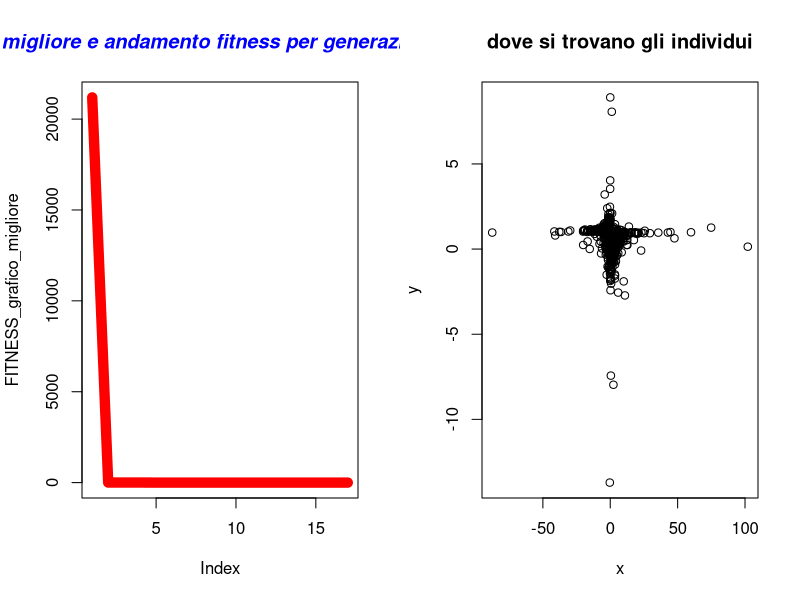

R code for this plot:
#https://www.agnesevardanega.eu/wiki/r/grafici/parametri_grafici   link per parametri grafici
#  Author Nicola Bernabè ver 1.0 8/11/2021
#Implementation of the Discendent Evolution algoritm for Benchmarks
#

#prendo 2 individui che saranno i genitori presi casualmente dalla popolazione
mutazione_crossover_selezione<-function(Population,MAX_DIMENSION_POPULATION,genitori_1_2,CROSS_OVER_PROBABILITY,parametro_q,ub,lb,min_max,FUNZIONE_COSTO){
    #message(genitori_1_2[1]," rgrg ",genitori_1_2[2])
    #print(Population[1][genitori_1_2[1]])
    g1<-c(Population[1,genitori_1_2[1]],Population[2,genitori_1_2[1]],Population[3,genitori_1_2[1]])#k
    g2<-c(Population[1,genitori_1_2[2]],Population[2,genitori_1_2[2]],Population[3,genitori_1_2[2]])#p1
    g3<-c(Population[1,genitori_1_2[3]],Population[2,genitori_1_2[3]],Population[3,genitori_1_2[3]])#p2
    g4<-c(Population[1,genitori_1_2[4]],Population[2,genitori_1_2[4]],Population[3,genitori_1_2[4]])#p3
    x<-g2[1]+parametro_q*(g3[1]-g4[1])
    y<-g2[2]+parametro_q*(g3[2]-g4[2])
    if(x>ub[1]){
        x<-ub[1]
    }
    if(x<lb[1]){
        x<-lb[1]
    }
    if(y>ub[2]){
        y<-ub[2]
    }
    if(y<lb[2]){
        y<-lb[2]
    }
    mutazione<-c(x,y)#dopo aggiungo fitness
    #operatore crossover
    
    if(runif(1,  0,1)<=CROSS_OVER_PROBABILITY){
        if(runif(1,  0,1)<=0.5){#bisogna fare in modo che il figlio erediti qualcosa dal padre
            mutazione[1]<-g1[1]
            
        }else{
            mutazione[2]<-g1[2]
        }
        

    }#altrimenti g1 rimane invariato
    fitness<-FUNZIONE_COSTO(mutazione[1],mutazione[2])
    mutazione<-c(mutazione[1],mutazione[2],fitness)#dopo aggiungo fitness
    #2 motodo per crossover
    'I_1_e_I_2<-sample(1:(100), 2)
    I_1<-0
    I_2<-0
    if(I_1_e_I_2[1]<=I_1_e_I_2[2]){
        I_1<-I_1_e_I_2[1]
        I_2<-I_1_e_I_2[2]
    }else{
        I_1<-I_1_e_I_2[2]
        I_2<-I_1_e_I_2[1]
        
    }
    random_n<-sample(1:100, 1)
    if(random_n>=I_1 & random_n<=I_2){#metto direttamente i valori nella popolazione
        Population[1,genitori_1_2[1]]<-mutazione[1]
        Population[2,genitori_1_2[1]]<-mutazione[2]
        Population[3,genitori_1_2[1]]<-mutazione[3]
    }else{
        Population[1,genitori_1_2[1]]<-g1[1]
        Population[2,genitori_1_2[1]]<-g1[2]
        Population[3,genitori_1_2[1]]<-g1[3]
    }'
    #operazione selezione
    if(min_max==-1){#minimizzare
        if(mutazione[3]<=g1[3]){#controllo fitness
        Population[1,genitori_1_2[1]]<-mutazione[1]
        Population[2,genitori_1_2[1]]<-mutazione[2]
        Population[3,genitori_1_2[1]]<-mutazione[3]
    }else{
        Population[1,genitori_1_2[1]]<-g1[1]
        Population[2,genitori_1_2[1]]<-g1[2]
        Population[3,genitori_1_2[1]]<-g1[3]

    }
    }else{#massimizzare
    if(mutazione[3]>=g1[3]){#controllo fitness
        Population[1,genitori_1_2[1]]<-mutazione[1]
        Population[2,genitori_1_2[1]]<-mutazione[2]
        Population[3,genitori_1_2[1]]<-mutazione[3]
    }else{
        Population[1,genitori_1_2[1]]<-g1[1]
        Population[2,genitori_1_2[1]]<-g1[2]
        Population[3,genitori_1_2[1]]<-g1[3]

    }


    }
    
    #print(g1[1][genitori_1_2[1]])
    
    #print(Population)
    #print(Population[1,genitori_1_2[1]])
    return(Population)
}
aggiorno_file_individui<-function(Population,MAX_DIMENSION_POPULATION,generazione){
                individuo<-c()
                x<-c()
                y<-c()
                fitness<-c()
                for(i in 1:MAX_DIMENSION_POPULATION) {
                    x<-c(x,Population[1,i])
                    y<-c(y,Population[2,i])
                    fitness<-c(fitness,Population[3,i])
                    
                    }
            df<-data.frame(x,y,fitness)
            #nome_file<-"generazione"+generazione+".cvs"
            nome_file = paste("DE Popolazione generazione ",generazione,".txt",sep="")
            #write.csv(df, file=nome_file,sep=";",row.names=FALSE)
            write.table(df, file= nome_file,sep=";",row.names=FALSE)
            }



#aggiorni migliore fitness
aggiorna_fitness<-function(BEST_FITNESS,Migliore_fitness_generazione){
            BEST_FITNESS[1]<-Migliore_fitness_generazione[1]
            BEST_FITNESS[2]<-Migliore_fitness_generazione[2]
            BEST_FITNESS[3]<-Migliore_fitness_generazione[3]
    return(BEST_FITNESS)


}

#scorro su tutti gli individui e cerco il fitneess migliore
controllo_migliore_fitness<-function(Population,MAX_UNKNOWNS,min_max){
    BEST_FITNESS<-c(Population[1,1],Population[2,1],Population[3,1])
    for(i in 2:dim(Population)[2]) {
        if(BEST_FITNESS[3]>Population[3,i] && min_max==-1){#minimizzo
            BEST_FITNESS[1]<-Population[1,i]
            BEST_FITNESS[2]<-Population[2,i]
            BEST_FITNESS[3]<-Population[3,i]

        }else if(BEST_FITNESS[3]<Population[3,i] && min_max==1){
            BEST_FITNESS[1]<-Population[1,i]
            BEST_FITNESS[2]<-Population[2,i]
            BEST_FITNESS[3]<-Population[3,i]
        }


    }

    return(c(BEST_FITNESS[1],BEST_FITNESS[2],BEST_FITNESS[3]))
}




#inizializzo la matrice
inizializzazione<-function(ub, lb,MAX_UNKNOWNS,MAX_DIMENSION_POPULATION,FUNZIONE_COSTO){
    Population<-matrix(1:1,nrow <- MAX_UNKNOWNS+1, ncol <- MAX_DIMENSION_POPULATION)#oltre alla x e y ci aggiungo anche la fitness, così ho 3 righe
    numero_casuale_x<-1
    numero_casuale_y <-1
    for(i in 1:dim(Population)[2]) {
        numero_casuale_x <- runif(1, lb[1],ub[1] )
        numero_casuale_y <- runif(1,  lb[2],ub[2])
        Population[1,i] <-numero_casuale_x
        Population[2,i] <-numero_casuale_y
        Population[3,i] <-FUNZIONE_COSTO(Population[1,i],Population[2,i])

    }


    return (Population)
}


mainDE<-function(ub,lb,MAX_UNKNOWNS,MAX_DIMENSION_POPULATION,MAXIMUM_GENERATION_NUMBER,STAZIONARIETA,precisione,min_max,stampo_generazione,CROSS_OVER_PROBABILITY,parametro_q,FUNZIONE_COSTO){
    

    Population<-inizializzazione(ub, lb,MAX_UNKNOWNS,MAX_DIMENSION_POPULATION,FUNZIONE_COSTO)#inizializzo la popolazione
    BEST_FITNESS<-controllo_migliore_fitness(Population,MAX_UNKNOWNS,min_max)
    FITNESS_grafico_migliore<-c()
    FITNESS_grafico_migliore_generazione<-c()
    #iterazioni calcolo per trovare il minimo
    indice_stazionarieta<-0#aumenta ad ogni generazione
    n_generazioni<-0
    for(i in 1:MAXIMUM_GENERATION_NUMBER){
        n_generazioni<-i
        for(j_iterazioni_individui in 1:MAX_DIMENSION_POPULATION/2){#mescolo e faccio accoppiare gli individui della generazione corrente
            genitori_1_2_indici<-sample(1:(MAX_DIMENSION_POPULATION), 4)#4 individui casuali e sono sicuro che siano diversi grazie alla funzione
            Population<-mutazione_crossover_selezione(Population,MAX_DIMENSION_POPULATION,genitori_1_2_indici,CROSS_OVER_PROBABILITY,parametro_q,ub,lb,min_max,FUNZIONE_COSTO)
            #print(Population)

            
            
            #print(BEST_FITNESS)


        }
        Migliore_fitness_generazione<-controllo_migliore_fitness(Population,MAX_UNKNOWNS,min_max)
        #print(Migliore_fitness_generazione)
        if(Migliore_fitness_generazione[3]<BEST_FITNESS[3]  && min_max==-1){#minimizzo
            BEST_FITNESS<-aggiorna_fitness(BEST_FITNESS,Migliore_fitness_generazione)
            indice_stazionarieta=0#ritorno a 0 la stazionarietà
            message("migliore soluzione-> x ",BEST_FITNESS[1]," y ",BEST_FITNESS[2]," fitness ",BEST_FITNESS[3])
        }else if(Migliore_fitness_generazione[3]>BEST_FITNESS[3]  && min_max==1){#minimizzo
            BEST_FITNESS<-aggiorna_fitness(BEST_FITNESS,Migliore_fitness_generazione)
            indice_stazionarieta=0#ritorno a 0 la stazionarietà
            message("migliore soluzione-> x ",BEST_FITNESS[1]," y ",BEST_FITNESS[2]," fitness ",BEST_FITNESS[3])
        }
        FITNESS_grafico_migliore<-c(FITNESS_grafico_migliore,BEST_FITNESS[3])
        FITNESS_grafico_migliore_generazione<-c(FITNESS_grafico_migliore_generazione,Migliore_fitness_generazione[3])

        if(indice_stazionarieta>=STAZIONARIETA){
            message("troppo stazionaria ","generazione-> ",i," stazionario->",indice_stazionarieta)
            aggiorno_file_individui(Population,MAX_DIMENSION_POPULATION,i)
            break
        }else{
            indice_stazionarieta=indice_stazionarieta+1
        }
        if((i%%stampo_generazione)==0){#stampo così so che sta facendo qualcosa
        
            message("generazione-> ",i," stazionario->",indice_stazionarieta)
            aggiorno_file_individui(Population,MAX_DIMENSION_POPULATION,i)
            

        }
        if(BEST_FITNESS[3]<precisione && min_max==-1){
            message("finito algoritmo DE, sono riuscito ad avere una soluzione molto buona ed è ",BEST_FITNESS[3]," alla generazione-> ",i)
            aggiorno_file_individui(Population,MAX_DIMENSION_POPULATION,i)
            break
        }else if(BEST_FITNESS[3]>precisione && min_max==1){
            message("finito algoritmo DE, sono riuscito ad avere una soluzione molto buona ed è ",BEST_FITNESS[3]," alla generazione-> ",i)
            aggiorno_file_individui(Population,MAX_DIMENSION_POPULATION,i)
            break
        }
            
        
    }
    windows()
    par(mfrow=c(1,2))
    plot(FITNESS_grafico_migliore, type="l", col="red",lwd=10)
    #lines(FITNESS_grafico_migliore_generazione, type="l", col="blue",lty=5)
    title(main="migliore e andamento fitness per generazione", col.main="blue", font.main="4")

    x_individui<-c()
    y_individui<-c()
    for(x_y in 1:MAX_DIMENSION_POPULATION){
        x_individui<-c(x_individui,Population[1,x_y])
        y_individui<-c(y_individui,Population[2,x_y])

    }

    plot(x_individui, y_individui, xlab="x",ylab="y", main="dove si trovano gli individui") 
    BEST_FITNESS<-list(BEST_FITNESS,"DE",n_generazioni)
    return(BEST_FITNESS)
 
}

#miliardo
#ub<-c(1000000000,1000000000)  # upper bound of the unknowns
#lb<-c(-1000000000,-1000000000)  #lower bound of the unknowns
#aumeto_diminuisco_percentuale_valore=0.1
#milione
#ub<-c(1000000,1000000)  # upper bound of the unknowns
#lb<-c(-1000000,-1000000)  #lower bound of the unknowns
#aumeto_diminuisco_percentuale_valore=0.1
#mille
#ub<-c(100,100)  # upper bound of the unknowns
#lb<-c(-100,-100)  #lower bound of the unknowns

ub<-c(512,512)  
lb<-c(-512,-512)

parametro_q=0.1
#parametro_q=0.5
MAX_UNKNOWNS<-2  #numero variabili
MAX_DIMENSION_POPULATION<-1000#dimensione popolazione
CROSS_OVER_PROBABILITY<-0.65#probabilità per ogni generazione di usare il cross-over   in generale 0.65
   


MAXIMUM_GENERATION_NUMBER<-1000000
STAZIONARIETA<-10000
min_max<--1#-1 minimizzo,1 massimizzo
stomp_file_percetuale_gen=0.10#in percentuale
stampo_generazione<-MAXIMUM_GENERATION_NUMBER/stomp_file_percetuale_gen#quando creare file degli individui
#massimizzo
#precisione<-11.999999#Parabolic Function
#precisione<-79.999#rastrigin function 
#precisione<-414.23847913128#Parabolic Function

#minimizzo
precisione<-0.001#
#precisione<--0.999999#Easom function
#precisione<-0.2925789999#Schaffer function N. 4 f(0,+-1.25313)=0.292579
#precisione<--0.999999#per funzioni con minimo negativo
#precisione<--959.6406#Eggholder function   f(512,404.2319)=-959.6407   i domini x e y   ub<-c(512,512)  lb<-c(-512,-512)


FUNZIONE_COSTO<-function(x,y){
    #z<-(100*(y-(x)^2)^2)+(1-x)^2#FUNZIONE_COSTO banana  f(1,1)=0
    #z<-((1-x)^2)+100*((y-x^2))^2#Rosenbrock function constrained with a cubic and a line  sol f(1,1)=0
    z<-(1.5-x+x*y)^2+(2.25-x+x*y^2)^2+(2.625-x+x*y^3)^2#Beale function f(3,0.5)=0
    #z<-0.26*(x^2+y^2)-0.48*x*y#Matyas function f(0,0)=0
    #z<-(sin(3*pi*x))^2+(x-1)^2*(1+sin(3*pi*y))+(y-1)^2*(1+(sin(2*pi*y))^2)#Lévi function N.13  f(1,1)=0
    #z<-0.5+((sin(x^2-y^2))^2-0.5)/(1+0.001*(x^2+y^2))^2#Schaffer function N. 2  f(0,0)=0
    #z<-2*x^2-1.05*x^4+(x^6/6)+x*y+y^2#THREE-HUMP CAMEL FUNCTION xi  [-5, 5]  f(0,0)=0
    #z<-100*sqrt(abs(y-0.01*x^2))+0.01*abs(x+10)#Bukin function N.6 f(-10,1)=0
    #z<--20*exp(-0.2*sqrt((1/2)*(x*x+y*y)))-exp(1/2*((cos(2*pi*x)+cos(2*pi*y))))+20+exp(1)#ACKLEY FUNCTION xi  [-32.768, 32.768]  f(0,0)=0


    #z<-0.5+(((cos(sin(abs(x^2-y^2))))^2 - 0.5)/((1 + 0.001*(x^2+y^2))^2))#Schaffer function N. 4 f(0,+-1.25313)=0.292579

    #con minimo negativo
    #z<--cos(x)*cos(y)*exp(-((x-pi)^2+(y-pi)^2))#Easom function f(pi,pi)=-1  mettere precisione -0.999999
    
    #z<--(y+47)*sin(sqrt(abs(x/2+(y+47))))-x*sin(sqrt(abs(x-(y+47))))#Eggholder function   f(512,404.2319)=-959.6407    
    #precisione<--959.6406999
    #ub<-c(512,512)  
    #lb<-c(-512,-512)


    #massimizzare
    #z<-12-(x^2+y^2)/100 #Parabolic Function  f(0,0)=12 non so ma il massimo è 12
    #z<-80-(20+x^2+y^2-10*(cos(2*pi*x)+cos(2*pi*y)))#rastrigin function f(0,0)=80
    #z<-275-((x^4-16*x^2+5*x*0.5)+(y^4-16*y^2+5*y*0.5)+3)#Styblinski Function f(-2.8667,-2.8667)=414.23847913
    return (z)
}




soluzione<-mainDE(ub,lb,MAX_UNKNOWNS,MAX_DIMENSION_POPULATION,MAXIMUM_GENERATION_NUMBER,STAZIONARIETA,precisione,min_max,stampo_generazione,CROSS_OVER_PROBABILITY,parametro_q,FUNZIONE_COSTO)
#print(soluzione)



algoritmo<-c(soluzione[[2]][1])
x<-c(soluzione[[1]][1])
y<-c(soluzione[[1]][2])
fitness<-c(soluzione[[1]][3])
generazioni_soluzione<-c(soluzione[[3]][1])
df<-data.frame(algoritmo,x,y,fitness,generazioni_soluzione)
write.table(df, file="soluzione DE.txt",sep=";",row.names=FALSE)
